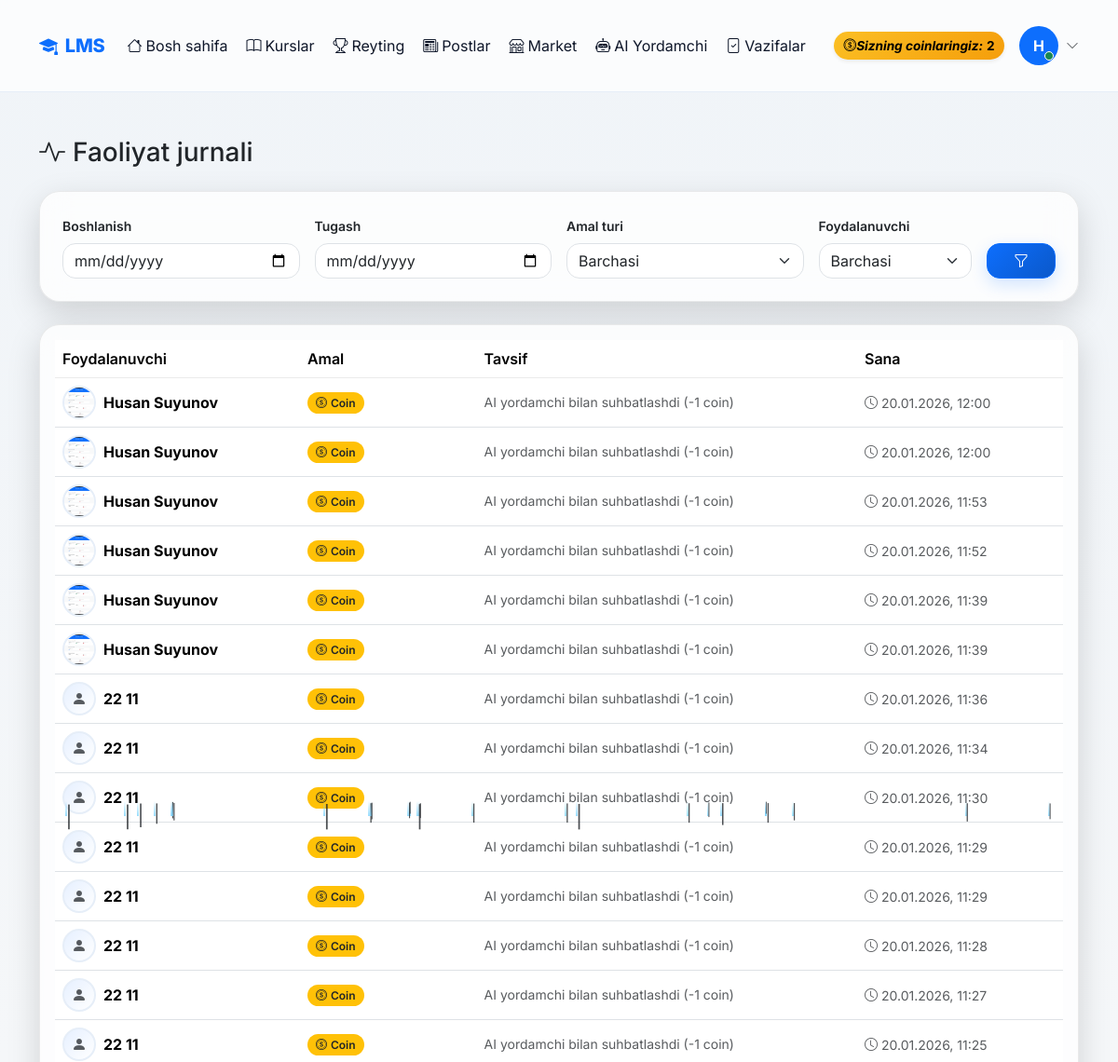
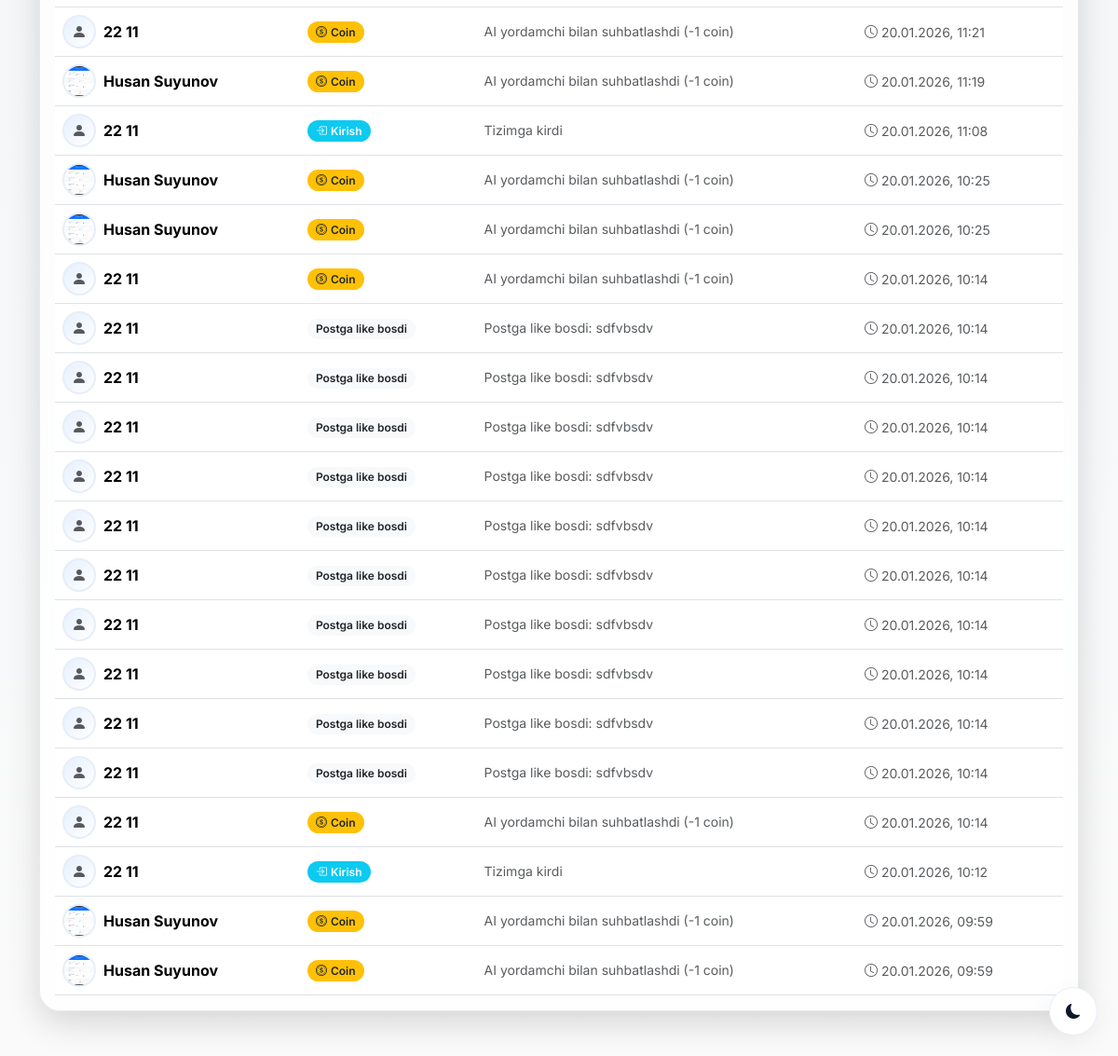
Page /dashboard/activities/ (signed in) on the committed database (2 pictures, top to bottom).
### accounts/models.py (models this page shows, shortened)
class CustomUser(AbstractUser):
    ROLE_CHOICES = (
        ('admin', 'Admin'),
        ('teacher', 'O\'qituvchi'),
        ('student', 'O\'quvchi'),
    )
    first_name = models.CharField(max_length=100, verbose_name="Ism")
    last_name = models.CharField(max_length=100, verbose_name="Familiya")
    phone = models.CharField(max_length=20, unique=True, verbose_name="Telefon raqam")
    role = models.CharField(max_length=20, choices=ROLE_CHOICES, default='student', verbose_name="Rol")
    photo = models.ImageField(upload_to='profiles/', blank=True, null=True, verbose_name="Profil rasmi")
    profession = models.ForeignKey(Profession, on_delete=models.SET_NULL, null=True, blank=True, related_name='students', verbose_name="Yo'nalish")
    is_blocked = models.BooleanField(default=False, verbose_name="Bloklangan")
    last_activity = models.DateTimeField(null=True, blank=True, verbose_name="Oxirgi faollik")
    bio = models.TextField(blank=True, null=True, verbose_name="O'zi haqida")
    coins = models.IntegerField(default=0, verbose_name="Coinlar")
    total_online_time = models.IntegerField(default=0, verbose_name="Jami online vaqt (daqiqa)")
    address = models.CharField(max_length=300, blank=True, null=True, verbose_name="Yashash manzili")
    birth_date = models.DateField(null=True, blank=True, verbose_name="Tug'ilgan kuni")
    id_card = models.FileField(upload_to='documents/id_cards/', blank=True, null=True, verbose_name="ID karta/Pasport")
    birth_certificate = models.FileField(upload_to='documents/birth_certificates/', blank=True, null=True, verbose_name="Tug'ilganlik haqida guvohnoma")
    @property
    def is_admin(self):
        return self.role == 'admin'
    @property
    def is_teacher(self):
        return self.role == 'teacher'
    @property
    def full_name(self):
        return f"{self.first_name} {self.last_name}"
    class Meta:
        verbose_name = "Foydalanuvchi"
        verbose_name_plural = "Foydalanuvchilar"

### coin/models.py (models this page shows, shortened)
class ActivityLog(models.Model):
    ACTION_TYPES = (
        ('login', 'Tizimga kirdi'),
        ('logout', 'Tizimdan chiqdi'),
        ('like_post', 'Postga like bosdi'),
        ('comment_post', 'Postga izoh qoldirdi'),
        ('like_product', 'Mahsulotga like bosdi'),
        ('comment_product', 'Mahsulotga izoh qoldirdi'),
        ('submit_homework', 'Vazifa topshirdi'),
        ('homework_graded', 'Vazifasi baholandi'),
        ('submit_test', 'Test topshirdi'),
        ('watch_video', 'Video ko\'rdi'),
        ('enroll_course', 'Kursga yozildi'),
        ('purchase_product', 'Mahsulot sotib oldi'),
        ('earn_coins', 'Coin oldi'),
    )
    user = models.ForeignKey(settings.AUTH_USER_MODEL, on_delete=models.CASCADE, related_name='activities')
    action_type = models.CharField(max_length=30, choices=ACTION_TYPES)
    description = models.TextField(verbose_name="Tavsif")
    ip_address = models.GenericIPAddressField(null=True, blank=True)
    created_at = models.DateTimeField(auto_now_add=True)
    class Meta:
        ordering = ['-created_at']
        verbose_name = "Faollik"
        verbose_name_plural = "Faolliklar"

### coin/views.py (the view)
# urls.py: path('dashboard/activities/', views.admin_activities, name='admin_activities'),
@login_required
def admin_activities(request):
    if not request.user.is_admin:
        return redirect('home')
    activities = ActivityLog.objects.all().select_related('user')
    date_from = request.GET.get('date_from')
    date_to = request.GET.get('date_to')
    action_type = request.GET.get('action_type')
    user_id = request.GET.get('user')
    if date_from:
        from datetime import datetime
        date_from = datetime.strptime(date_from, '%Y-%m-%d')
        activities = activities.filter(created_at__date__gte=date_from)
    if date_to:
        from datetime import datetime
        date_to = datetime.strptime(date_to, '%Y-%m-%d')
        activities = activities.filter(created_at__date__lte=date_to)
    if action_type:
        activities = activities.filter(action_type=action_type)
    if user_id:
        activities = activities.filter(user_id=user_id)
    users = CustomUser.objects.all()
    action_types = ActivityLog.ACTION_TYPES
    return render(request, 'coin/admin/activities.html', {
        'activities': activities[:500],
        'users': users,
        'action_types': action_types,
    })

### coin/templates/coin/admin/activities.html (shortened to what this page needs)
{% extends 'accounts/base.html' %}
{% block content %}
<div class="container my-4 my-md-5">
<div class="d-flex justify-content-between align-items-center mb-4 flex-wrap gap-2">
    <h3 class="m-0">
        <i class="bi bi-activity me-2"></i>Faoliyat jurnali
    </h3>
</div>
<div class="ios-card mb-4">
<div class="p-4">
<form method="get" class="row g-3 align-items-end">
    <div class="col-md-3">
        <label class="form-label small fw-semibold">Boshlanish</label>
        <input type="date" name="date_from"
               class="form-control ios-input"
               value="{{ request.GET.date_from }}">
    </div>
    <div class="col-md-3">
        <label class="form-label small fw-semibold">Tugash</label>
        <input type="date" name="date_to"
               class="form-control ios-input"
               value="{{ request.GET.date_to }}">
    </div>
    <div class="col-md-3">
        <label class="form-label small fw-semibold">Amal turi</label>
        <select name="action_type" class="form-select ios-select">
            <option value="">Barchasi</option>
        </select>
    </div>
    <div class="col-md-2">
        <label class="form-label small fw-semibold">Foydalanuvchi</label>
        <select name="user" class="form-select ios-select">
            <option value="">Barchasi</option>
        </select>
    </div>
    <div class="col-md-1 d-grid">
        <button class="btn btn-primary filter-btn">
            <i class="bi bi-funnel"></i>
        </button>
    </div>
</form>
</div>
</div>
<div class="ios-card">
<div class="p-3">
<div class="table-responsive">
<table class="table align-middle mb-0">
<thead>
<tr>
    <th>Foydalanuvchi</th>
    <th>Amal</th>
    <th>Tavsif</th>
    <th>Sana</th>
</tr>
</thead>
<tbody>
{% for activity in activities %}
<tr>
<td data-label="Foydalanuvchi">
    <div class="d-flex align-items-center gap-2">
        {% if activity.user.photo %}
        <img src="{{ activity.user.photo.url }}" class="avatar">
        {% else %}
        <div class="avatar bg-secondary bg-opacity-25 d-flex align-items-center justify-content-center">
            <i class="bi bi-person-fill text-muted"></i>
        </div>
        {% endif %}
        <strong>{{ activity.user.full_name }}</strong>
    </div>
</td>
<td data-label="Amal">
{% if activity.action_type == 'login' %}
<span class="badge bg-info"><i class="bi bi-box-arrow-in-right me-1"></i>Kirish</span>
{% elif activity.action_type == 'logout' %}
<span class="badge bg-secondary"><i class="bi bi-box-arrow-right me-1"></i>Chiqish</span>
{% elif activity.action_type == 'like_product' or activity.action_type == 'like_post' %}
<span class="badge bg-danger"><i class="bi bi-heart-fill me-1"></i>Like</span>
{% elif activity.action_type == 'comment_product' or activity.action_type == 'comment_post' %}
<span class="badge bg-primary"><i class="bi bi-chat-fill me-1"></i>Izoh</span>
{% elif activity.action_type == 'purchase_product' %}
<span class="badge bg-success"><i class="bi bi-cart-fill me-1"></i>Xarid</span>
{% elif activity.action_type == 'earn_coins' %}
<span class="badge bg-warning text-dark"><i class="bi bi-coin me-1"></i>Coin</span>
{% elif activity.action_type == 'watch_video' %}
<span class="badge bg-success"><i class="bi bi-check-circle me-1"></i>Dars</span>
{% elif activity.action_type == 'submit_homework' %}
<span class="badge bg-primary"><i class="bi bi-file-earmark-check me-1"></i>Vazifa</span>
{% else %}
<span class="badge bg-light text-dark">{{ activity.action_type }}</span>
{% endif %}
</td>
<td data-label="Tavsif" class="text-muted small">
    {{ activity.description }}
</td>
<td data-label="Sana">
    <small class="text-muted">
        <i class="bi bi-clock me-1"></i>{{ activity.created_at|date:"d.m.Y, H:i" }}
    </small>
</td>
</tr>
{% endfor %}
</tbody>
</table>
</div>
</div>
</div>
</div>
{% endblock %}

### accounts/templates/accounts/base.html (shortened to what this page needs)
<!DOCTYPE html>
<html lang="uz" data-bs-theme="light">
<head>
    {% load static %}
    <link rel="stylesheet" href="{% static 'effects/weather_effect.css' %}">
    <link rel="stylesheet" href="{% static 'css/base.css' %}">
    <link href="https://cdn.jsdelivr.net/npm/bootstrap@5.3.2/dist/css/bootstrap.min.css" rel="stylesheet">
    <link href="https://cdn.jsdelivr.net/npm/bootstrap-icons@1.11.1/font/bootstrap-icons.css" rel="stylesheet">
</head>
<body>
<div id="weather_effect"></div>
    <div class="theme-toggle">
        <button class="btn shadow-soft" id="themeToggle" aria-label="Toggle theme">
            <i class="bi bi-moon-fill" id="themeIcon" aria-hidden="true"></i>
        </button>
    </div>
    {% if user.is_authenticated %}
    <nav class="navbar navbar-expand-lg sticky-top">
        <div class="container main-container">
            <a class="navbar-brand d-flex align-items-center gap-2" href="{% url 'home' %}">
                <i class="bi bi-mortarboard-fill"></i>
                <span>LMS</span>
            </a>
            <div class="collapse navbar-collapse" id="navbarNav">
                <ul class="navbar-nav me-auto mb-2 mb-lg-0 align-items-lg-center gap-lg-1">
                    <li class="nav-item">
                        <a class="nav-link {% if request.resolver_match.url_name == 'home' %}active{% endif %}"
                            href="{% url 'home' %}">
                            <i class="bi bi-house me-1"></i>Bosh sahifa
                        </a>
                    </li>
                    <li class="nav-item">
                        <a class="nav-link {% if request.resolver_match.url_name and 'profession' in request.resolver_match.url_name %}active{% endif %}"
                            href="{% url 'professions' %}">
                            <i class="bi bi-book me-1"></i>Kurslar
                        </a>
                    </li>
                    <li class="nav-item">
                        <a class="nav-link {% if request.resolver_match.url_name == 'leaderboard' %}active{% endif %}"
                            href="{% url 'leaderboard' %}">
                            <i class="bi bi-trophy me-1"></i>Reyting
                        </a>
                    </li>
                    <li class="nav-item">
                        <a class="nav-link {% if request.resolver_match.app_names and 'blog' in request.resolver_match.app_names %}active{% endif %}"
                            href="{% url 'blog:post_list' %}">
                            <i class="bi bi-newspaper me-1"></i>Postlar
                        </a>
                    </li>
                    <li class="nav-item">
                        <a class="nav-link {% if 'market' in request.resolver_match.url_name %}active{% endif %}"
                            href="{% url 'coin:market_list' %}">
                            <i class="bi bi-shop me-1"></i>Market
                        </a>
                    </li>
                    <li class="nav-item">
                        <a class="nav-link {% if 'ai_yordamchi' in request.resolver_match.app_names %}active{% endif %}"
                            href="{% url 'ai_yordamchi:chat_home' %}">
                            <i class="bi bi-robot me-1"></i>AI Yordamchi
                        </a>
                    </li>
                    {% if user.is_teacher or user.is_admin %}
                    <li class="nav-item">
                        <a class="nav-link {% if request.resolver_match.url_name == 'homework_submissions' %}active{% endif %}"
                            href="{% url 'homework_submissions' %}">
                            <i class="bi bi-file-check me-1"></i>Vazifalar
                        </a>
                    </li>
                    {% endif %}
                </ul>
                <div class="d-flex align-items-center gap-3">
                    <div class="coin-badge d-flex align-items-center gap-1 shadow-sm" title="Sizning coinlaringiz">
                        <i class="bi bi-coin">Sizning coinlaringiz: </i>
                        {{ user.coins|default:0 }}
                    </div>
                    <div class="dropdown">
                        <a class="d-flex align-items-center gap-2 text-decoration-none" data-bs-toggle="dropdown"
                            aria-expanded="false" role="button">
                            <div class="position-relative">
                                {% if user.profile.image and user.profile.image.url %}
                                <img src="{{ user.profile.image.url }}" class="rounded-circle shadow-sm"
                                    style="width:42px;height:42px;object-fit:cover"
                                    alt="{{ user.get_full_name|default:user.username }}">
                                {% elif user.avatar_url %}
                                <img src="{{ user.avatar_url }}" class="rounded-circle shadow-sm"
                                    style="width:42px;height:42px;object-fit:cover"
                                    alt="{{ user.get_full_name|default:user.username }}">
                                {% else %}
                                <div class="rounded-circle bg-primary text-white d-flex align-items-center justify-content-center fw-bold"
                                    style="width:42px;height:42px;">
                                    {{ user.get_full_name|default:user.username|slice:":1"|upper }}
                                </div>
                                {% endif %}
                                <span
                                    class="position-absolute bottom-0 end-0 translate-middle p-1 bg-success border border-white rounded-circle"></span>
                            </div>
                            <i class="bi bi-chevron-down small text-muted"></i>
                        </a>
                    </div>
                </div>
            </div>
        </div>
    </nav>
    {% endif %}
    <main class="main-container">
        {% block content %}{% endblock %}
    </main>
</body>
</html>

### rows in the picture
CustomUser: coins "2", get_full_name "H"
ActivityLog: user.photo (picture), user.full_name "Husan Suyunov", action_type "earn_coins" (drawn), description "AI yordamchi bilan suhbatlashdi (-1 coin)", created_at "20.01.2026, 12:00"
ActivityLog: user.photo (picture), user.full_name "Husan Suyunov", action_type "earn_coins" (drawn), description "AI yordamchi bilan suhbatlashdi (-1 coin)", created_at "20.01.2026, 12:00"
ActivityLog: user.photo (picture), user.full_name "Husan Suyunov", action_type "earn_coins" (drawn), description "AI yordamchi bilan suhbatlashdi (-1 coin)", created_at "20.01.2026, 11:53"
ActivityLog: user.photo (picture), user.full_name "Husan Suyunov", action_type "earn_coins" (drawn), description "AI yordamchi bilan suhbatlashdi (-1 coin)", created_at "20.01.2026, 11:52"
ActivityLog: user.photo (picture), user.full_name "Husan Suyunov", action_type "earn_coins" (drawn), description "AI yordamchi bilan suhbatlashdi (-1 coin)", created_at "20.01.2026, 11:39"
ActivityLog: user.photo (picture), user.full_name "Husan Suyunov", action_type "earn_coins" (drawn), description "AI yordamchi bilan suhbatlashdi (-1 coin)", created_at "20.01.2026, 11:39"
ActivityLog: user.full_name "22 11", action_type "earn_coins" (drawn), description "AI yordamchi bilan suhbatlashdi (-1 coin)", created_at "20.01.2026, 11:36"
ActivityLog: user.full_name "22 11", action_type "earn_coins" (drawn), description "AI yordamchi bilan suhbatlashdi (-1 coin)", created_at "20.01.2026, 11:34"
ActivityLog: user.full_name "22 11", action_type "earn_coins" (drawn), description "AI yordamchi bilan suhbatlashdi (-1 coin)", created_at "20.01.2026, 11:30"
ActivityLog: user.full_name "22 11", action_type "earn_coins" (drawn), description "AI yordamchi bilan suhbatlashdi (-1 coin)", created_at "20.01.2026, 11:29"
ActivityLog: user.full_name "22 11", action_type "earn_coins" (drawn), description "AI yordamchi bilan suhbatlashdi (-1 coin)", created_at "20.01.2026, 11:29"
ActivityLog: user.full_name "22 11", action_type "earn_coins" (drawn), description "AI yordamchi bilan suhbatlashdi (-1 coin)", created_at "20.01.2026, 11:28"
ActivityLog: user.full_name "22 11", action_type "earn_coins" (drawn), description "AI yordamchi bilan suhbatlashdi (-1 coin)", created_at "20.01.2026, 11:27"
ActivityLog: user.full_name "22 11", action_type "earn_coins" (drawn), description "AI yordamchi bilan suhbatlashdi (-1 coin)", created_at "20.01.2026, 11:25"
ActivityLog: user.full_name "22 11", action_type "earn_coins" (drawn), description "AI yordamchi bilan suhbatlashdi (-1 coin)", created_at "20.01.2026, 11:21"
ActivityLog: user.photo (picture), user.full_name "Husan Suyunov", action_type "earn_coins" (drawn), description "AI yordamchi bilan suhbatlashdi (-1 coin)", created_at "20.01.2026, 11:19"
ActivityLog: user.full_name "22 11", action_type "login" (drawn), description "Tizimga kirdi", created_at "20.01.2026, 11:08"
ActivityLog: user.photo (picture), user.full_name "Husan Suyunov", action_type "earn_coins" (drawn), description "AI yordamchi bilan suhbatlashdi (-1 coin)", created_at "20.01.2026, 10:25"
ActivityLog: user.photo (picture), user.full_name "Husan Suyunov", action_type "earn_coins" (drawn), description "AI yordamchi bilan suhbatlashdi (-1 coin)", created_at "20.01.2026, 10:25"
ActivityLog: user.full_name "22 11", action_type "earn_coins" (drawn), description "AI yordamchi bilan suhbatlashdi (-1 coin)", created_at "20.01.2026, 10:14"
ActivityLog: user.full_name "22 11", action_type "Postga like bosdi", description "Postga like bosdi: sdfvbsdv", created_at "20.01.2026, 10:14"
ActivityLog: user.full_name "22 11", action_type "Postga like bosdi", description "Postga like bosdi: sdfvbsdv", created_at "20.01.2026, 10:14"
ActivityLog: user.full_name "22 11", action_type "Postga like bosdi", description "Postga like bosdi: sdfvbsdv", created_at "20.01.2026, 10:14"
ActivityLog: user.full_name "22 11", action_type "Postga like bosdi", description "Postga like bosdi: sdfvbsdv", created_at "20.01.2026, 10:14"
ActivityLog: user.full_name "22 11", action_type "Postga like bosdi", description "Postga like bosdi: sdfvbsdv", created_at "20.01.2026, 10:14"
ActivityLog: user.full_name "22 11", action_type "Postga like bosdi", description "Postga like bosdi: sdfvbsdv", created_at "20.01.2026, 10:14"
ActivityLog: user.full_name "22 11", action_type "Postga like bosdi", description "Postga like bosdi: sdfvbsdv", created_at "20.01.2026, 10:14"
ActivityLog: user.full_name "22 11", action_type "Postga like bosdi", description "Postga like bosdi: sdfvbsdv", created_at "20.01.2026, 10:14"
ActivityLog: user.full_name "22 11", action_type "Postga like bosdi", description "Postga like bosdi: sdfvbsdv", created_at "20.01.2026, 10:14"
ActivityLog: user.full_name "22 11", action_type "Postga like bosdi", description "Postga like bosdi: sdfvbsdv", created_at "20.01.2026, 10:14"
ActivityLog: user.full_name "22 11", action_type "earn_coins" (drawn), description "AI yordamchi bilan suhbatlashdi (-1 coin)", created_at "20.01.2026, 10:14"
ActivityLog: user.full_name "22 11", action_type "login" (drawn), description "Tizimga kirdi", created_at "20.01.2026, 10:12"
ActivityLog: user.photo (picture), user.full_name "Husan Suyunov", action_type "earn_coins" (drawn), description "AI yordamchi bilan suhbatlashdi (-1 coin)", created_at "20.01.2026, 09:59"
ActivityLog: user.photo (picture), user.full_name "Husan Suyunov", action_type "earn_coins" (drawn), description "AI yordamchi bilan suhbatlashdi (-1 coin)", created_at "20.01.2026, 09:59"
